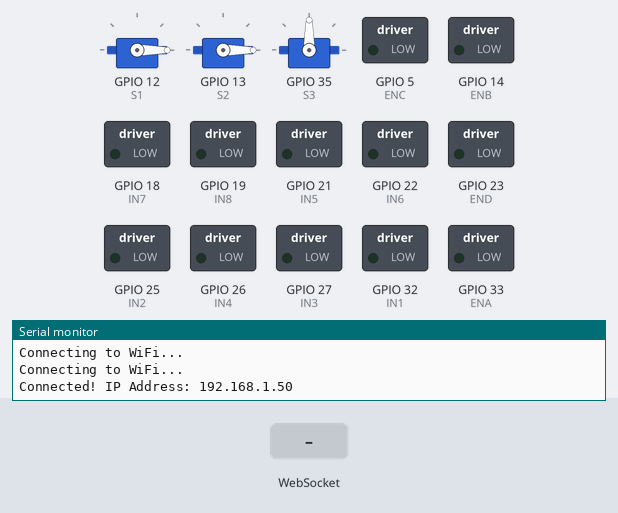
A sketch run on a simulated ESP32. On the bench: 3 × servo, switched loads named in the sketch (green lamp = pin HIGH), the last lines printed to the serial monitor. The test bench sets the inputs (shaded band). WiFi joins after 1.5 s; servers stay silent unless stated.

Above: at 3.2 s.
3.3 s: WebSocket text "keydown:4" received
At 4.9 s:
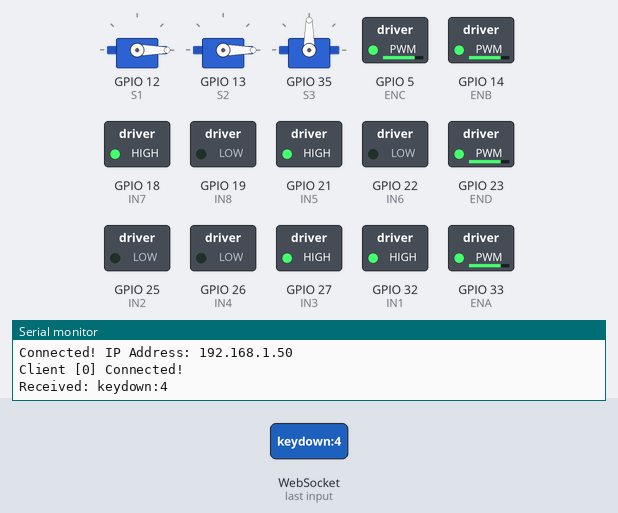
6.1 s: WebSocket text "keydown:ArrowDown" received
At 7.3 s:
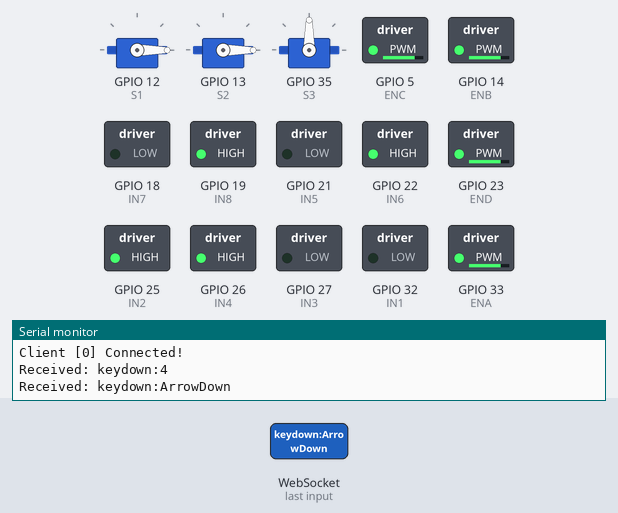
7.6 s: WebSocket text "keydown:ArrowRight" received
At 8.1 s:
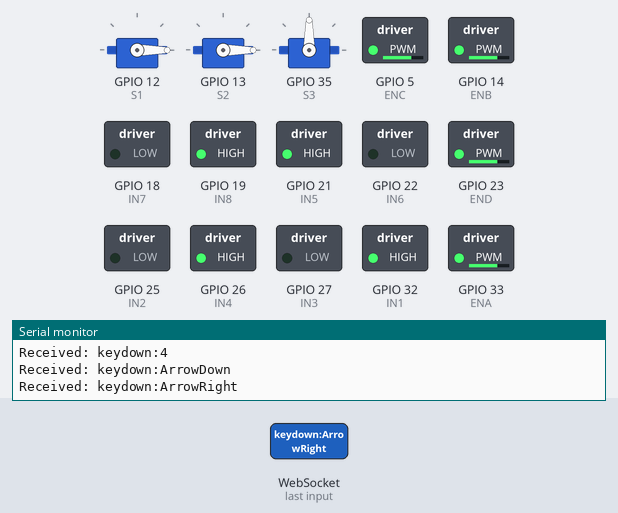
9.1 s: WebSocket text "keydown:1" received
At 10.3 s:
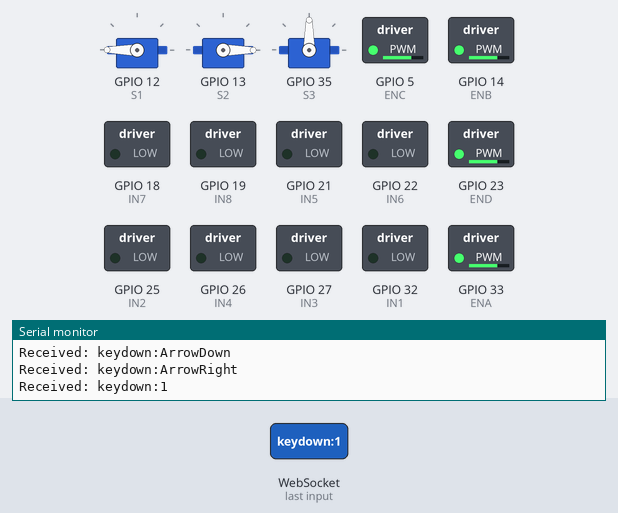
10.6 s: WebSocket text "keydown:ArrowUp" received
At 11.5 s:
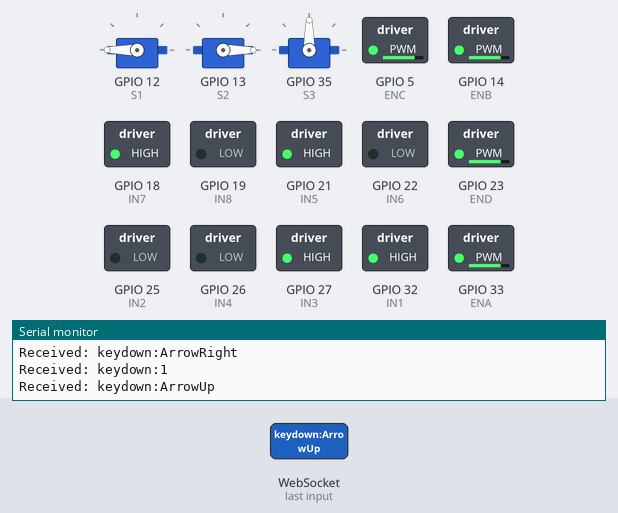
12.1 s: WebSocket text "keydown:ArrowLeft" received
At 12.7 s:
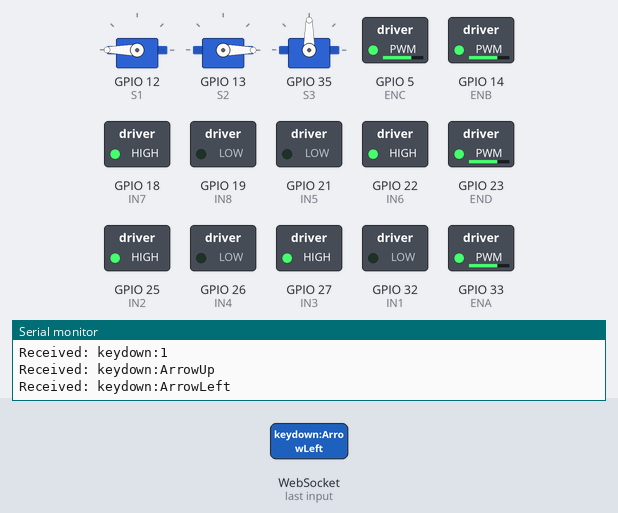
Timing chart, 0 to 14.6 s (numbered marks = the images above; inputs shaded):
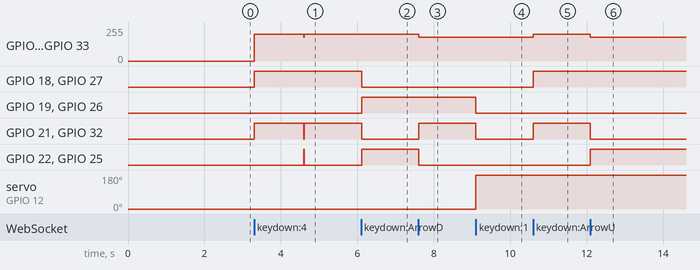

The sketch:

main.ino
```cpp
#include <WiFi.h>
#include <WebSocketsServer.h>
#include <ESP32Servo.h>

// WiFi credentials
const char* SSID = "arnav";
const char* PASSWORD = "thisisArnav";

Servo myServo1; //Servo 1
Servo myServo2; //Servo 2
Servo myServo3; //Servo 3

WebSocketsServer webSocket(81);

// Motor control pins
#define IN1 32  // Motor A Forward
#define IN2 25  // Motor A Reverse
#define ENA 33   // PWM for Motor A

#define IN3 27  // Motor B Forward
#define IN4 26  // Motor B Reverse
#define ENB 14  // PWM for Motor B

#define IN5 21  // Motor C Forward
#define IN6 22  // Motor C Reverse
#define ENC 5  // PWM for Motor C

#define IN7 18  // Motor D Forward
#define IN8 19  // Motor D Reverse
#define END 23  // PWM for Motor D

#define S1 12 //Servo 1
#define S2 13 //Servo 2
#define S3 35
#define OFFSET 40 //Offset

#define SPEED 200

void setup() {
    Serial.begin(115200);

    // Connect to WiFi
    WiFi.begin(SSID, PASSWORD);
    while (WiFi.status() != WL_CONNECTED) {
        delay(1000);
        Serial.println("Connecting to WiFi...");
    }
    Serial.print("Connected! IP Address: ");
    Serial.println(WiFi.localIP());

    // Start WebSocket server
    webSocket.begin();
    webSocket.onEvent(webSocketEvent);

    // Initialize motor pins
    pinMode(IN1, OUTPUT);
    pinMode(IN2, OUTPUT);
    pinMode(IN3, OUTPUT);
    pinMode(IN4, OUTPUT);
    pinMode(ENA, OUTPUT);
    pinMode(ENB, OUTPUT);
    pinMode(IN5, OUTPUT);
    pinMode(IN6, OUTPUT);
    pinMode(IN7, OUTPUT);
    pinMode(IN8, OUTPUT);
    pinMode(ENC, OUTPUT);
    pinMode(END, OUTPUT);

    myServo1.attach(S1);
    myServo2.attach(S2);
    myServo3.attach(S3);
    myServo1.write(0);
    myServo2.write(0);
    myServo3.write(90);
}

void loop() {
    webSocket.loop();
}

void webSocketEvent(uint8_t num, WStype_t type, uint8_t* payload, size_t length) {
    switch (type) {
        case WStype_TEXT: {
            String message = String((char*)payload);
            Serial.println("Received: " + message);
            stopAllMotors();

            if (message == "keydown:ArrowUp") {
                moveForward();
            } else if (message == "keydown:ArrowDown") {
                moveBackward();
            } else if (message == "keydown:ArrowLeft") {
                turnLeft();
            } else if (message == "keydown:ArrowRight") {
                turnRight();
            } else if (message == "keydown:1") {
                pos1();
            } else if (message == "keydown:2") {
                pos2();
            } else if (message == "keydown:3") {
                pos3();
            } else if (message == "keydown:4") {
                auton();
            } else {
                stopAllMotors();
            }
            break;
        }
        case WStype_DISCONNECTED:
            Serial.printf("Client [%u] Disconnected!\n", num);
            break;
        case WStype_CONNECTED:
            Serial.printf("Client [%u] Connected!\n", num);
            break;
    }
}

void moveForward() {
    driveAllForward(SPEED);
}

void moveBackward() {
    driveAllBackward(SPEED);
}

void turnLeft() {
    rotateLeft(180);
}

void turnRight() {
    rotateRight(180);
}

void stopAllMotors() {
    stopMotor(IN1, IN2);
    stopMotor(IN3, IN4);
    stopMotor(IN5, IN6);
    stopMotor(IN7, IN8);
}

void stopMotor(int pin1, int pin2) {
    digitalWrite(pin1, LOW);
    digitalWrite(pin2, LOW);
}

void setMotorSpeed(int speed) {
    analogWrite(ENA, speed);
    analogWrite(ENB, speed);
    analogWrite(ENC, speed);
    analogWrite(END, speed);
}

void driveForward(int pin1, int pin2) {
    digitalWrite(pin1, HIGH);
    digitalWrite(pin2, LOW);
}

void driveBackward(int pin1, int pin2) {
    digitalWrite(pin1, LOW);
    digitalWrite(pin2, HIGH);
}

void driveAllForward(int speed) {
    //setMotorSpeed(speed);
    analogWrite(ENA, speed);
    analogWrite(ENB, speed);
    analogWrite(ENC, speed);
    analogWrite(END, speed);

    driveForward(IN1, IN2);
    driveForward(IN3, IN4);
    //setMotorSpeed(speed/2);
    driveForward(IN5, IN6);
    driveForward(IN7, IN8);
}

void driveAllBackward(int speed) {
    setMotorSpeed(speed);
    driveBackward(IN1, IN2);
    driveBackward(IN3, IN4);
    driveBackward(IN5, IN6);
    driveBackward(IN7, IN8);
}

void rotateRight(int speed) {
    setMotorSpeed(speed);
    driveForward(IN1, IN2);
    driveBackward(IN3, IN4);
    driveForward(IN5, IN6);
    driveBackward(IN7, IN8);
}

void rotateLeft(int speed) {
    setMotorSpeed(speed);
    driveBackward(IN1, IN2);
    driveForward(IN3, IN4);
    driveBackward(IN5, IN6);
    driveForward(IN7, IN8);
}

void pos1() {
    myServo1.write(180);
    delay(500);
    myServo2.write(0);
    delay(500);
}

void pos2() {
    myServo1.write(OFFSET * 2);
    delay(500);
    myServo2.write(180 - OFFSET * 2);
    delay(500);
}

void auton() {
    moveForward();
    delay(1300);
    stopAllMotors();
    turnLeft();
    delay(10);
    moveForward();
    delay(1500);
}

void pos3() {
    myServo1.write(0);
    delay(500);
    myServo2.write(0);
    delay(500);
}

void changeAngle(int initialAngle, int angle, int servoOrNot) {
    Servo selectedServo;

    if (servoOrNot == 1) {
        selectedServo = myServo1;
    } else if (servoOrNot == 2) {
        selectedServo = myServo2;
    } else {
        return;
    }

    if (initialAngle < angle) {
        for (int i = initialAngle; i <= angle; i+= 10) {
            selectedServo.write(i);
            delay(10);
        }
    } else {
        for (int i = initialAngle; i >= angle; i-= 10)
        {
            selectedServo.write(i);
            delay(10);
        }
    }
}
```

Measured:
- after the input at 3.3 s, GPIO 5 (ENC), GPIO 14 (ENB), GPIO 23 (END), GPIO 33 (ENA): 0/255 → 200/255 at once; GPIO 18 (IN7), GPIO 27 (IN3): LOW → HIGH at once; GPIO 21 (IN5), GPIO 32 (IN1): LOW → HIGH at once, → LOW 1.3 s later, → HIGH 0.01 s later; GPIO 22 (IN6), GPIO 25 (IN2): LOW → HIGH after 1.3 s, → LOW 0.01 s later
- after the input at 6.1 s, GPIO 18 (IN7), GPIO 21 (IN5), GPIO 27 (IN3), GPIO 32 (IN1): HIGH → LOW at once; GPIO 19 (IN8), GPIO 22 (IN6), GPIO 25 (IN2), GPIO 26 (IN4): LOW → HIGH at once
- after the input at 7.6 s, GPIO 5 (ENC), GPIO 14 (ENB), GPIO 23 (END), GPIO 33 (ENA): 200/255 → 180/255 at once; GPIO 21 (IN5), GPIO 32 (IN1): LOW → HIGH at once; GPIO 22 (IN6), GPIO 25 (IN2): HIGH → LOW at once
- after the input at 9.1 s, GPIO 19 (IN8), GPIO 21 (IN5), GPIO 26 (IN4), GPIO 32 (IN1): HIGH → LOW at once; servo on GPIO 12 (S1): 0° → 180° at once
- after the input at 10.6 s, GPIO 5 (ENC), GPIO 14 (ENB), GPIO 23 (END), GPIO 33 (ENA): 180/255 → 200/255 at once; GPIO 18 (IN7), GPIO 21 (IN5), GPIO 27 (IN3), GPIO 32 (IN1): LOW → HIGH at once
- after the input at 12.1 s, GPIO 5 (ENC), GPIO 14 (ENB), GPIO 23 (END), GPIO 33 (ENA): 200/255 → 180/255 at once; GPIO 21 (IN5), GPIO 32 (IN1): HIGH → LOW at once; GPIO 22 (IN6), GPIO 25 (IN2): LOW → HIGH at once
